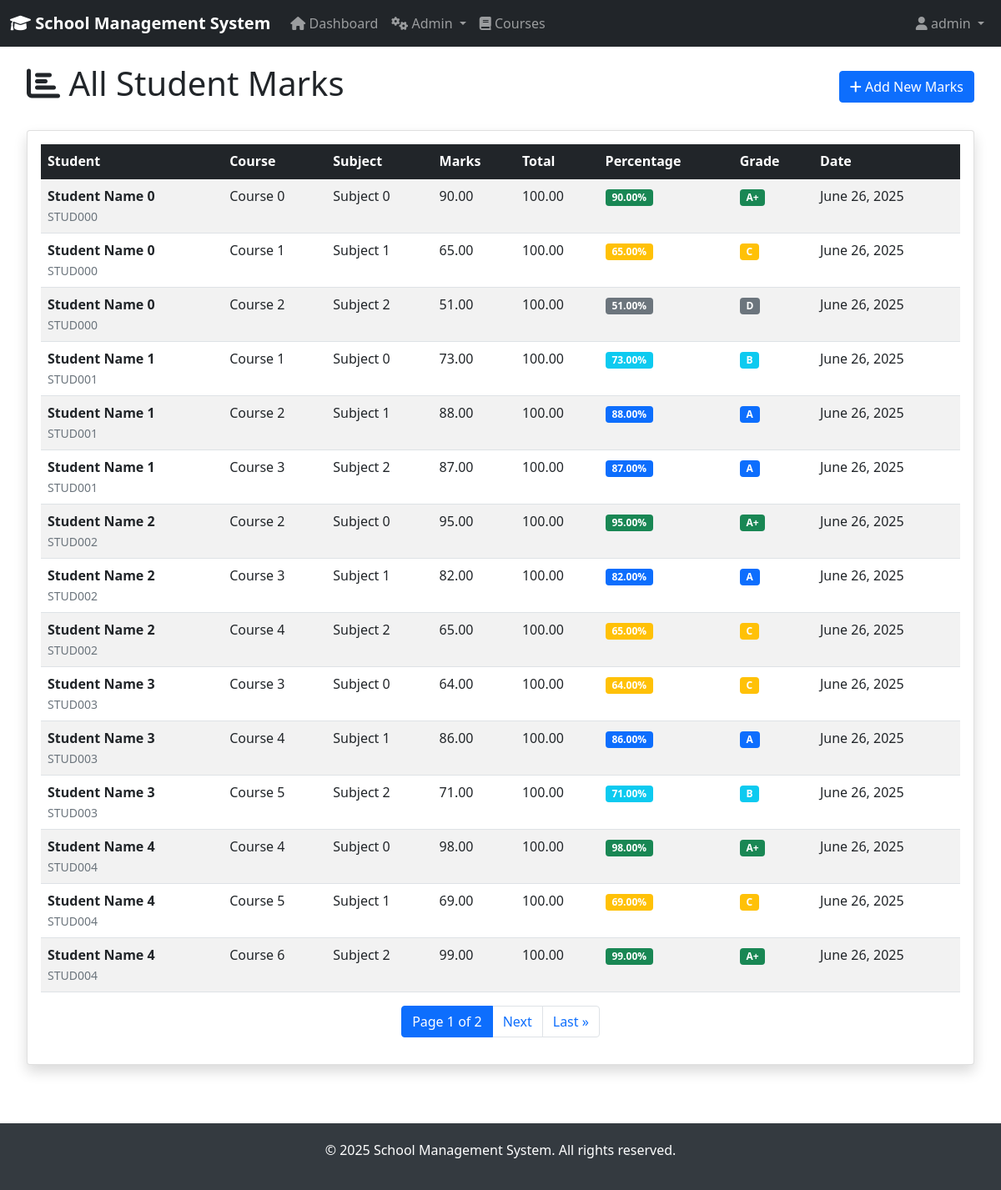
The app's page /students/marks-list/ (signed in) with its own data.
### students/models.py (models this page shows, shortened)
class Marks(models.Model):
    student = models.ForeignKey(Student, on_delete=models.CASCADE)
    course = models.ForeignKey(Course, on_delete=models.CASCADE)
    subject = models.CharField(max_length=50)
    marks = models.DecimalField(max_digits=5, decimal_places=2, validators=[MinValueValidator(0)])
    total_marks = models.DecimalField(max_digits=5, decimal_places=2, validators=[MinValueValidator(0)])
    date_recorded = models.DateField(auto_now_add=True)
    def get_percentage(self):
        if self.total_marks > 0:
            return round((self.marks / self.total_marks) * 100, 2)
        return 0
    def get_grade(self):
        percentage = self.get_percentage()
        if percentage >= 90:
            return 'A+'
        elif percentage >= 80:
            return 'A'
        elif percentage >= 70:
            return 'B'
        elif percentage >= 60:
            return 'C'
        elif percentage >= 50:
            return 'D'
        else:
            return 'F'
    class Meta:
        verbose_name_plural = "Marks"
        unique_together = ['student', 'course', 'subject']

class Student(models.Model):
    id = models.AutoField(primary_key=True)
    user = models.OneToOneField(User, on_delete=models.CASCADE)
    student_id = models.CharField(max_length=20, unique=True)
    full_name = models.CharField(max_length=100)
    date_of_birth = models.DateField()
    date_joined = models.DateField()
    emergency_phone = models.CharField(max_length=20)
    class Meta:
        ordering = ['student_id']

class Course(models.Model):
    id = models.AutoField(primary_key=True)
    course_name = models.CharField(max_length=100)
    teacher = models.ForeignKey(Teacher, on_delete=models.CASCADE)
    room = models.ForeignKey(Room, on_delete=models.CASCADE)
    students = models.ManyToManyField(Student, through='CourseRegistration')
    class Meta:
        ordering = ['course_name']

### students/views.py (the view)
# urls.py: path('marks-list/', views.marks_list, name='marks_list'),
@login_required
def marks_list(request):
    if not (request.user.is_superuser or
            (hasattr(request.user, 'userprofile') and
             request.user.userprofile.user_type in ['admin', 'teacher'])):
        messages.error(request, 'Access denied. Admin or Teacher privileges required.')
        return redirect('dashboard')
    marks = Marks.objects.all().order_by('-date_recorded')
    paginator = Paginator(marks, 15)
    page_number = request.GET.get('page')
    page_obj = paginator.get_page(page_number)
    return render(request, 'students/marks_list.html', {'page_obj': page_obj})

### accounts/templatetags/auth_tags.py (called while the page is built)
@register.filter
def is_admin(user):
    if user.is_superuser:
        return True
    try:
        return user.userprofile.user_type == 'admin'
    except (AttributeError, UserProfile.DoesNotExist):
        return False

@register.filter
def is_student(user):
    try:
        return user.userprofile.user_type == 'student'
    except (AttributeError, UserProfile.DoesNotExist):
        return False

### templates/students/marks_list.html (shortened to what this page needs)
{% extends 'base.html' %}
{% block content %}
<div class="row">
    <div class="col-12 d-flex justify-content-between align-items-center mb-4">
        <h1><i class="fas fa-chart-bar"></i> All Student Marks</h1>
        <a href="{% url 'add_marks' %}" class="btn btn-primary">
            <i class="fas fa-plus"></i> Add New Marks
        </a>
    </div>
</div>
<div class="card shadow">
    <div class="card-body">
        {% if page_obj %}
            <div class="table-responsive">
                <table class="table table-striped table-hover">
                    <thead class="table-dark">
                        <tr>
                            <th>Student</th>
                            <th>Course</th>
                            <th>Subject</th>
                            <th>Marks</th>
                            <th>Total</th>
                            <th>Percentage</th>
                            <th>Grade</th>
                            <th>Date</th>
                        </tr>
                    </thead>
                    <tbody>
                        {% for mark in page_obj %}
                            <tr>
                                <td>
                                    <strong>{{ mark.student.full_name }}</strong><br>
                                    <small class="text-muted">{{ mark.student.student_id }}</small>
                                </td>
                                <td>{{ mark.course.course_name }}</td>
                                <td>{{ mark.subject }}</td>
                                <td>{{ mark.marks }}</td>
                                <td>{{ mark.total_marks }}</td>
                                <td>
                                    <span class="badge
                                        {% if mark.get_percentage >= 90 %}bg-success
                                        {% elif mark.get_percentage >= 80 %}bg-primary
                                        {% elif mark.get_percentage >= 70 %}bg-info
                                        {% elif mark.get_percentage >= 60 %}bg-warning
                                        {% elif mark.get_percentage >= 50 %}bg-secondary
                                        {% else %}bg-danger
                                        {% endif %}">
                                        {{ mark.get_percentage }}%
                                    </span>
                                </td>
                                <td>
                                    <span class="badge
                                        {% if mark.get_grade == 'A+' %}bg-success
                                        {% elif mark.get_grade == 'A' %}bg-primary
                                        {% elif mark.get_grade == 'B' %}bg-info
                                        {% elif mark.get_grade == 'C' %}bg-warning
                                        {% elif mark.get_grade == 'D' %}bg-secondary
                                        {% else %}bg-danger
                                        {% endif %}">
                                        {{ mark.get_grade }}
                                    </span>
                                </td>
                                <td>{{ mark.date_recorded }}</td>
                            </tr>
                        {% endfor %}
                    </tbody>
                </table>
            </div>
            {% if page_obj.has_other_pages %}
                <nav aria-label="Page navigation">
                    <ul class="pagination justify-content-center">
                        <li class="page-item active">
                            <span class="page-link">
                                Page {{ page_obj.number }} of {{ page_obj.paginator.num_pages }}
                            </span>
                        </li>
                        {% if page_obj.has_next %}
                            <li class="page-item">
                                <a class="page-link" href="?page={{ page_obj.next_page_number }}">Next</a>
                            </li>
                            <li class="page-item">
                                <a class="page-link" href="?page={{ page_obj.paginator.num_pages }}">Last &raquo;</a>
                            </li>
                        {% endif %}
                    </ul>
                </nav>
            {% endif %}
        {% endif %}
    </div>
</div>
{% endblock %}

### templates/base.html (shortened to what this page needs)
{% load auth_tags %}
<!DOCTYPE html>
<html lang="en">
<head>
    <link href="https://cdn.jsdelivr.net/npm/bootstrap@5.1.3/dist/css/bootstrap.min.css" rel="stylesheet">
    <link href="https://cdnjs.cloudflare.com/ajax/libs/font-awesome/6.0.0/css/all.min.css" rel="stylesheet">
</head>
<body>
    <nav class="navbar navbar-expand-lg navbar-dark bg-dark">
        <div class="container-fluid">
            <a class="navbar-brand" href="{% url 'dashboard' %}">
                <i class="fas fa-graduation-cap"></i> School Management System
            </a>
            <div class="collapse navbar-collapse" id="navbarNav">
                <ul class="navbar-nav me-auto">
                    {% if user.is_authenticated %}
                        <li class="nav-item">
                            <a class="nav-link" href="{% url 'dashboard' %}">
                                <i class="fas fa-home"></i> Dashboard
                            </a>
                        </li>
                        {% if user|is_admin %}
                            <li class="nav-item dropdown">
                                <a class="nav-link dropdown-toggle" href="#" id="adminDropdown" role="button" data-bs-toggle="dropdown">
                                    <i class="fas fa-cogs"></i> Admin
                                </a>
                            </li>
                        {% endif %}
                        <li class="nav-item">
                            <a class="nav-link" href="{% url 'course_list' %}">
                                <i class="fas fa-book"></i> Courses
                            </a>
                        </li>
                    {% endif %}
                </ul>
                <ul class="navbar-nav">
                    {% if user.is_authenticated %}
                        <li class="nav-item dropdown">
                            <a class="nav-link dropdown-toggle" href="#" id="userDropdown" role="button" data-bs-toggle="dropdown">
                                <i class="fas fa-user"></i> {{ user.username }}
                            </a>
                        </li>
                    {% else %}
                        <li class="nav-item">
                            <a class="nav-link" href="{% url 'login' %}">
                                <i class="fas fa-sign-in-alt"></i> Login
                            </a>
                        </li>
                    {% endif %}
                </ul>
            </div>
        </div>
    </nav>
    <div class="container-fluid">
        <div class="row">
            <main class="col-12">
                <div class="content">
                    {% block content %}
                    {% endblock %}
                </div>
            </main>
        </div>
    </div>
    <footer class="footer">
        <div class="container">
            <p>&copy; 2025 School Management System. All rights reserved.</p>
        </div>
    </footer>
</body>
</html>

### templates/base.html (style rules this page uses)
.navbar-brand { font-weight: bold; }
.content { padding: 20px; }
.footer { background-color: #343a40; color: white; text-align: center; padding: 20px 0; margin-top: 50px; }

### records on screen
Marks: student.full_name "Student Name 0", student.student_id "STUD000", course.course_name "Course 0", subject "Subject 0", marks "90.00", total_marks "100.00", get_percentage "90.00", get_grade "A+", date_recorded "June 26, 2025"
Marks: student.full_name "Student Name 0", student.student_id "STUD000", course.course_name "Course 1", subject "Subject 1", marks "65.00", total_marks "100.00", get_percentage "65.00", get_grade "C", date_recorded "June 26, 2025"
Marks: student.full_name "Student Name 0", student.student_id "STUD000", course.course_name "Course 2", subject "Subject 2", marks "51.00", total_marks "100.00", get_percentage "51.00", get_grade "D", date_recorded "June 26, 2025"
Marks: student.full_name "Student Name 1", student.student_id "STUD001", course.course_name "Course 1", subject "Subject 0", marks "73.00", total_marks "100.00", get_percentage "73.00", get_grade "B", date_recorded "June 26, 2025"
Marks: student.full_name "Student Name 1", student.student_id "STUD001", course.course_name "Course 2", subject "Subject 1", marks "88.00", total_marks "100.00", get_percentage "88.00", get_grade "A", date_recorded "June 26, 2025"
Marks: student.full_name "Student Name 1", student.student_id "STUD001", course.course_name "Course 3", subject "Subject 2", marks "87.00", total_marks "100.00", get_percentage "87.00", get_grade "A", date_recorded "June 26, 2025"
Marks: student.full_name "Student Name 2", student.student_id "STUD002", course.course_name "Course 2", subject "Subject 0", marks "95.00", total_marks "100.00", get_percentage "95.00", get_grade "A+", date_recorded "June 26, 2025"
Marks: student.full_name "Student Name 2", student.student_id "STUD002", course.course_name "Course 3", subject "Subject 1", marks "82.00", total_marks "100.00", get_percentage "82.00", get_grade "A", date_recorded "June 26, 2025"
Marks: student.full_name "Student Name 2", student.student_id "STUD002", course.course_name "Course 4", subject "Subject 2", marks "65.00", total_marks "100.00", get_percentage "65.00", get_grade "C", date_recorded "June 26, 2025"
Marks: student.full_name "Student Name 3", student.student_id "STUD003", course.course_name "Course 3", subject "Subject 0", marks "64.00", total_marks "100.00", get_percentage "64.00", get_grade "C", date_recorded "June 26, 2025"
Marks: student.full_name "Student Name 3", student.student_id "STUD003", course.course_name "Course 4", subject "Subject 1", marks "86.00", total_marks "100.00", get_percentage "86.00", get_grade "A", date_recorded "June 26, 2025"
Marks: student.full_name "Student Name 3", student.student_id "STUD003", course.course_name "Course 5", subject "Subject 2", marks "71.00", total_marks "100.00", get_percentage "71.00", get_grade "B", date_recorded "June 26, 2025"
Marks: student.full_name "Student Name 4", student.student_id "STUD004", course.course_name "Course 4", subject "Subject 0", marks "98.00", total_marks "100.00", get_percentage "98.00", get_grade "A+", date_recorded "June 26, 2025"
Marks: student.full_name "Student Name 4", student.student_id "STUD004", course.course_name "Course 5", subject "Subject 1", marks "69.00", total_marks "100.00", get_percentage "69.00", get_grade "C", date_recorded "June 26, 2025"
Marks: student.full_name "Student Name 4", student.student_id "STUD004", course.course_name "Course 6", subject "Subject 2", marks "99.00", total_marks "100.00", get_percentage "99.00", get_grade "A+", date_recorded "June 26, 2025"

### other values on screen
{{ user.username }} "admin"
{{ page_obj.number }} "1"
{{ page_obj.paginator.num_pages }} "2"
